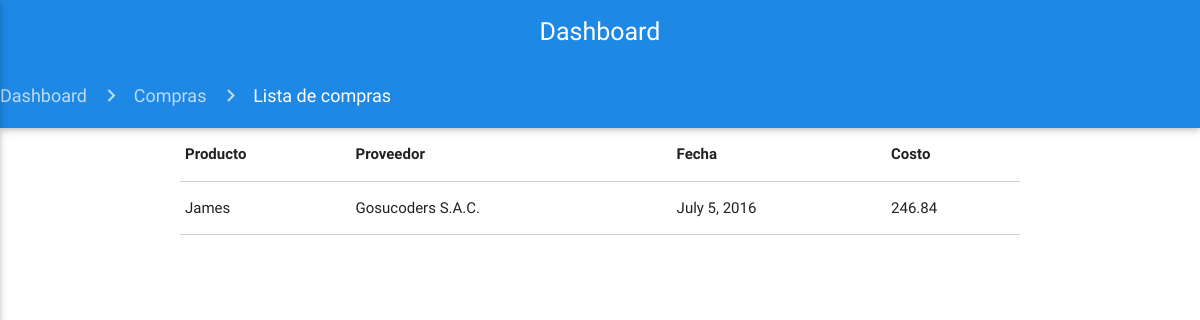
/administrador/lista_compras (signed in), run on the app's committed database.
### compras/models.py (models this page shows)
class Compra(models.Model):
    producto = models.ForeignKey('productos.Producto', on_delete=models.CASCADE)
    proveedor = models.ForeignKey('Proveedor', on_delete=models.CASCADE)
    fecha = models.DateField(blank=True)
    costo = models.DecimalField(max_digits=6, decimal_places=2)

class Proveedor(models.Model):
    razon_social = models.CharField('Razon Social', max_length=100)
    direccion = models.CharField('Direccion', max_length=100)
    correo = models.CharField('Correo', max_length=100)
    telefono= models.CharField('Telefono', max_length=100)
    def __str__(self):
        return self.razon_social

### productos/models.py (models this page shows)
class Producto(models.Model):
    nombre = models.CharField('Nombre', max_length=100)
    precio = models.DecimalField(max_digits=6, decimal_places=2)
    descripcion = models.TextField('Descripcion')
    estado = models.SmallIntegerField(default=1)
    imagen = models.ImageField('Imagen', upload_to='productos/', blank=True)
    categoria = models.ForeignKey('Categoria', on_delete=models.CASCADE)
    subcategoria = models.ForeignKey('Subcategoria', on_delete=models.CASCADE, null=True)
    stock = models.IntegerField(default=4)
    def __str__(self):
        return self.nombre

### administrador/views.py (the view)
# urls.py: url(r'^administrador/lista_compras', views.lista_compras, name='lista_compras'),
def lista_compras(request):
    pass
    template = loader.get_template("administrador/compras/lista_compras.html")
    compras = Compra.objects.all()
    context = {'compras':compras}
    return HttpResponse(template.render(context, request))

### templates/administrador/compras/lista_compras.html
{% extends 'administrador/base.html' %}
{% load staticfiles %}
{% block content %}
    <nav>
        <div class="nav-wrapper blue darken-1">
            <div class="col s12">
                <a href="{% url 'administrador' %}" class="breadcrumb">Dashboard</a>
                <a href="{% url 'dashboard_compras' %}" class="breadcrumb">Compras</a>
                <a href="#!" class="breadcrumb">Lista de compras</a>
            </div>
        </div>
    </nav>
    <div class="container lista-tiendas">
        <table class="highlight bordered">
        <thead>
          <tr>
              <th data-field="id">Producto</th>
              <th data-field="name">Proveedor</th>
              <th data-field="price">Fecha</th>
              <th data-field="price">Costo</th>
          </tr>
        </thead>
        <tbody>
            {% for compra in compras%}
          <tr>
            <td>{{compra.producto}}</td>
            <td>{{compra.proveedor}}</td>
            <td>{{compra.fecha}}</td>
            <td>{{compra.costo}}</td>
          </tr>
            {% endfor %}
        </tbody>
      </table>
    </div>
{% endblock %}

### data on the page
Compra: producto "James", proveedor "Gosucoders S.A.C.", fecha "July 5, 2016", costo "246.84"
